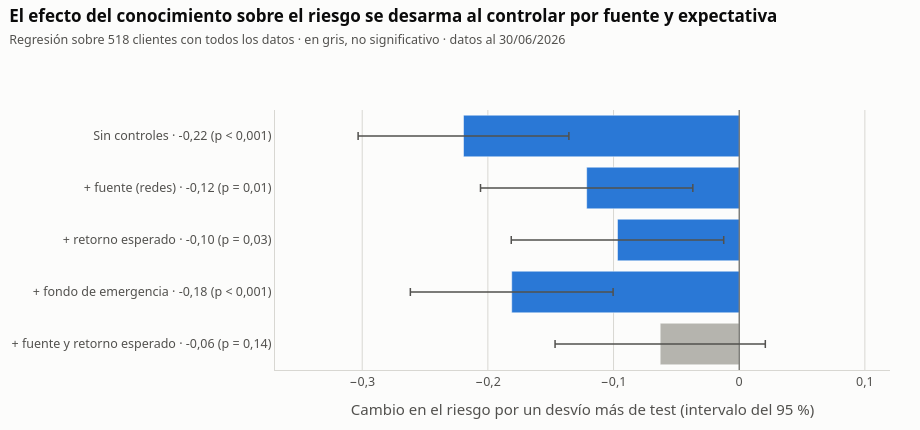

Source (notebook cell):
### Markdown cell above
## Conocimiento y riesgo: antes y después de controlar

### Code cell
# Antes y después: el coeficiente del test de conocimiento en cada modelo

colores_paso = [
    COLOR_PERFIL["Conservador"] if p < 0.05 else GRIS_NEUTRO for p in pasos["p"]
]
etiquetas_paso = [
    f"{nombre} · {formato_es(v, 2)} "
    f"(p {'< 0,001' if p < 0.001 else '= ' + formato_es(p, 2)})"
    for nombre, v, p in zip(pasos.index, pasos["coeficiente"], pasos["p"])
]
figura = go.Figure(
    go.Bar(
        x=pasos["coeficiente"],
        y=etiquetas_paso,
        orientation="h",
        marker_color=colores_paso,
        error_x=dict(
            type="data",
            array=1.96 * pasos["error_estandar"],
            color=TINTA_SECUNDARIA,
            thickness=1.5,
        ),
    )
)
figura.add_vline(x=0, line_color=TINTA_SECUNDARIA, line_width=1)
figura.update_xaxes(
    title="Cambio en el riesgo por un desvío más de test (intervalo del 95 %)",
    range=[pasos["coeficiente"].min() - 0.15, 0.12],
)
figura.update_yaxes(autorange="reversed", showgrid=False)
presentar(
    figura,
    "El efecto del conocimiento sobre el riesgo se desarma al controlar por fuente y "
    "expectativa",
    f"Regresión sobre {int(X.shape[0])} clientes con todos los datos · en "
    "gris, no significativo",
    alto=430,
    interactivo=False,
)

### Figure 1 — Plotly figure (JSON) as saved in the notebook; plotly's stock layout.template omitted (floating-point values rounded to 4 significant figures)
{"data": [{"error_x": {"array": [0.08386, 0.08448, 0.08454, 0.08067, 0.08366], "color": "#52514e", "thickness": 1.5, "type": "data"}, "marker": {"color": ["#2a78d6", "#2a78d6", "#2a78d6", "#2a78d6", "#b5b4ae"]}, "orientation": "h", "type": "bar", "x": [-0.2194, -0.1214, -0.09686, -0.181, -0.06287], "y": ["Sin controles · -0,22 (p < 0,001)", "+ fuente (redes) · -0,12 (p = 0,01)", "+ retorno esperado · -0,10 (p = 0,03)", "+ fondo de emergencia · -0,18 (p < 0,001)", "+ fuente y retorno esperado · -0,06 (p = 0,14)"]}], "layout": {"font": {"color": "#52514e", "family": "Segoe UI, Inter, Arial, sans-serif", "size": 12.5}, "height": 430, "hoverlabel": {"align": "left", "bgcolor": "white", "bordercolor": "#d8d7d2", "font": {"color": "#0b0b0b", "family": "Segoe UI, Inter, Arial, sans-serif", "size": 12.5}}, "margin": {"b": 60, "l": 20, "r": 30, "t": 110}, "paper_bgcolor": "#fcfcfb", "plot_bgcolor": "#fcfcfb", "separators": ",.", "shapes": [{"line": {"color": "#52514e", "width": 1}, "type": "line", "x0": 0, "x1": 0, "xref": "x", "y0": 0, "y1": 1, "yref": "y domain"}], "title": {"font": {"color": "#0b0b0b", "size": 17}, "text": "<b>El efecto del conocimiento sobre el riesgo se desarma al controlar por fuente y expectativa</b><br><span style='font-size:12.5px;color:#52514e'>Regresión sobre 518 clientes con todos los datos · en gris, no significativo · datos al 30/06/2026</span>", "x": 0.01, "xanchor": "left", "y": 0.95, "yanchor": "top", "yref": "container"}, "width": 920, "xaxis": {"automargin": true, "gridcolor": "#d8d7d2", "linecolor": "#d8d7d2", "range": [-0.3694, 0.12], "title": {"text": "Cambio en el riesgo por un desvío más de test (intervalo del 95 %)"}, "zeroline": false}, "yaxis": {"automargin": true, "autorange": "reversed", "gridcolor": "#d8d7d2", "linecolor": "#d8d7d2", "showgrid": false, "zeroline": false}}}
